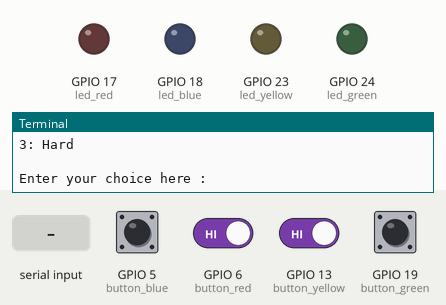
Recording of a program running on a simulated Raspberry Pi (BCM pin numbers). Parts: output pins drawn as LEDs (lit = HIGH), the last lines printed to the terminal. Dashed ring = blinking. The test bench sets the inputs (shaded band); at power-on: GPIO 5 (button_blue), GPIO 6 (button_red), GPIO 13 (button_yellow), GPIO 19 (button_green) HIGH. Random numbers come from a fixed seed.

Above: at 1.2 s.
1.3 s: "5" typed at the terminal, then Enter
At 2.1 s:
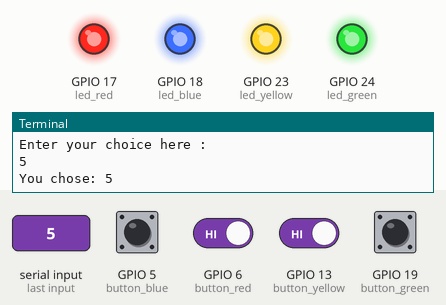
At 2.9 s:
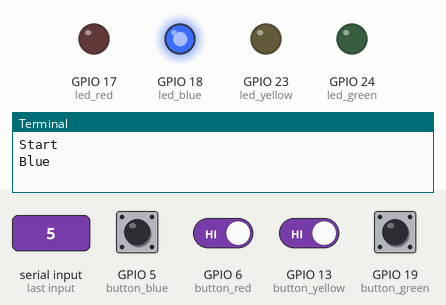
4.3 s: GPIO 6 (button_red) driven LOW and GPIO 13 (button_yellow) driven LOW
At 8.65 s:
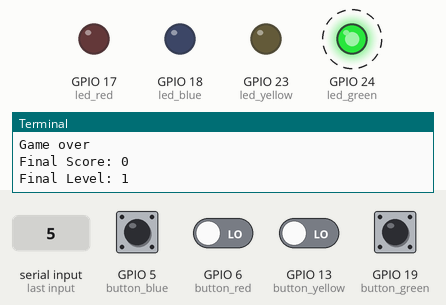
Timing chart, 0 to 13.3 s (numbered marks = the images above; inputs shaded):
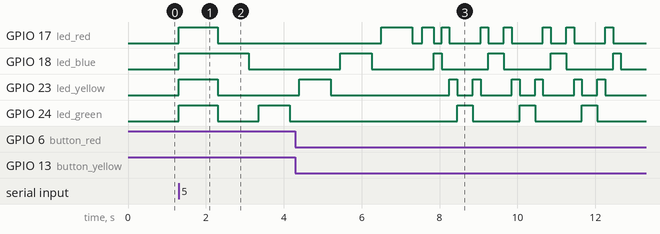

Measured:
- after the input at 1.3 s, GPIO 17 (led_red), GPIO 23 (led_yellow): LOW → HIGH at once, → LOW 1.0 s later; GPIO 18 (led_blue): LOW → HIGH at once, → LOW 1.8 s later; GPIO 24 (led_green): LOW → HIGH at once, → LOW 1.0 s later, → HIGH 1.1 s later, → LOW 0.80 s later
- after the input at 4.3 s, GPIO 24 (led_green): alternates HIGH for 0.40 s and LOW for 1.2 s, starting after 4.2 s

The program:

SIMON.py
```python
from gpiozero import Button, LED
from time import sleep
import random
from collections import defaultdict

# ----------------------------
# LED and Button setup
# ----------------------------
led_red = LED(17)
led_blue = LED(18)
led_green = LED(24)
led_yellow = LED(23)

button_red = Button(6)
button_blue = Button(5)
button_green = Button(19)
button_yellow = Button(13)

leds = [led_blue, led_red, led_yellow, led_green]
btns = [button_blue, button_red, button_yellow, button_green]

colour_names = ["Blue", "Red", "Yellow", "Green"]

start_delay = 0.8
end_delay = 0.3
delay_step = 0.07

LB_FILE = "Lb.txt"
max_entries = 20  # only keep top 20 scores

# ----------------------------
# Smart Random Generator
# ----------------------------
class SmartRandom:
    def __init__(self, max_gap=6):
        self.last_seen = {1: -1, 2: -1, 3: -1, 4: -1}
        self.transitions = defaultdict(float)
        self.sequence_length = 0
        self.max_gap = max_gap
        self.sequence = []

    def next(self):
        i = self.sequence_length + 1
        numbers = [1, 2, 3, 4]
        weights = []

        for n in numbers:
            w = 1.0
            if self.sequence:
                prev = self.sequence[-1]
                w /= (1 + self.transitions[(prev, n)])
            if self.sequence and self.sequence[-1] == n:
                w *= 0.5
            if len(self.sequence) >= 2 and self.sequence[-1] == self.sequence[-2] == n:
                w *= 0.1
            if len(self.sequence) >= 3 and self.sequence[-3] == self.sequence[-1] and self.sequence[-2] == n:
                w *= 0.3

            gap = i - self.last_seen[n]
            if gap > self.max_gap:
                w *= 5.0
            else:
                w *= (1 + gap * 0.1)

            weights.append(w)

        x = random.choices(numbers, weights=weights)[0]

        while len(self.sequence) >= 3 and self.sequence[-1] == self.sequence[-2] == self.sequence[-3] == x:
            x = random.choice(numbers)

        # Update memory
        self.sequence.append(x)
        self.last_seen[x] = i
        if len(self.sequence) >= 2:
            self.transitions[(self.sequence[-2], self.sequence[-1])] += 1
        for k in self.transitions:
            self.transitions[k] *= 0.98

        self.sequence_length += 1
        return x - 1  # Convert 1-4 to 0-3 for LEDs/buttons

# ----------------------------
# Helper Functions
# ----------------------------
def index_to_colour(i):
    return colour_names[i]

def get_lb_file(difficulty):
    return {1: "lbeasy.txt", 2: "lbmedium.txt", 3: "lbhard.txt"}.get(difficulty, "Lb.txt")

def start_game():
    for led in leds:
        led.on()
    sleep(1)
    for led in leds:
        led.off()

def display_sequence(sequence, delay):
    print("Start")
    for j in sequence:
        led = leds[j]
        led.on()
        print(index_to_colour(j))
        sleep(delay)
        led.off()
        sleep(0.25)

def press():
    while True:
        if button_blue.is_pressed:
            return 0
        if button_red.is_pressed:
            return 1
        if button_yellow.is_pressed:
            return 2
        if button_green.is_pressed:
            return 3
        sleep(0.01)

def player_sequence(sequence):
    print("Your Turn")
    for exp in sequence:
        pressed = press()
        print(index_to_colour(pressed))
        leds[pressed].on()
        sleep(0.3)
        leds[pressed].off()
        if pressed != exp:
            print("Wrong button!")
            return False
    return True

def menu():
    print("""Choose difficulty
1: Easy
2: Medium
3: Hard
""")
    difficulty = int(input("Enter your choice here : "))
    print(f"You chose: {difficulty}")
    return difficulty

def success_animation():
    for _ in range(2):
        for led in leds:
            led.on()
        sleep(0.2)
        for led in leds:
            led.off()
        sleep(0.2)

def load_leaderboard(difficulty):
    leaderboard = []
    LB_FILE = get_lb_file(difficulty)
    try:
        with open(LB_FILE, "r") as f:
            for line in f:
                name, score, level = line.strip().split(",")
                leaderboard.append((name, int(score), int(level)))
    except FileNotFoundError:
        pass
    return leaderboard

def save_leaderboard(leaderboard, difficulty):
    LB_FILE = get_lb_file(difficulty)
    with open(LB_FILE, "w") as f:
        for entry in leaderboard[:max_entries]:
            f.write(f"{entry[0]},{entry[1]},{entry[2]}\n")

def show_leaderboard(difficulty):
    leaderboard = load_leaderboard(difficulty)
    print("\n========== LEADERBOARD ==========\n")
    if not leaderboard:
        print("No scores yet!")
        return
    for i, (name, score, level) in enumerate(leaderboard[:max_entries], start=1):
        print(f"{i}. {name} - Score: {score}, Level: {level}")
    print("================================\n")

def update_leaderboard(name, score, level, difficulty):
    leaderboard = load_leaderboard(difficulty)
    leaderboard.append((name, score, level))
    leaderboard.sort(key=lambda x: (-x[1], -x[2]))
    save_leaderboard(leaderboard, difficulty)

def game_over(score, level, difficulty):
    print("Game over")
    print("Final Score:", score)
    print("Final Level:", level)

    # LED animation
    for _ in range(3):
        for led in leds:
            led.on()
            sleep(0.2)
            led.off()
        for led in reversed(leds):
            led.on()
            sleep(0.2)
            led.off()

    name = input("Enter Your name: ")
    update_leaderboard(name, score, level, difficulty)
    show_leaderboard(difficulty)
    print("Press any button to restart...")
    press()

# ----------------------------
# Main Function
# ----------------------------
def main():
    global sequence
    sequence = []
    score = 0
    level = 0

    difficulty = menu()
    start_game()
    current_delay = start_delay

    smart_gen = SmartRandom()  # Smart random generator

    while True:
        for _ in range(difficulty):
            r = smart_gen.next()
            sequence.append(r)

        level += 1
        print("Level:", level)
        print("Sequence:", [index_to_colour(i) for i in sequence])

        display_sequence(sequence, current_delay)
        current_delay = max(end_delay, current_delay - delay_step)

        if not player_sequence(sequence):
            game_over(score, level, difficulty)
            break

        success_animation()
        score += len(sequence)
        print("+", len(sequence), "points")
        print("Score:", score)

# ----------------------------
# Start Game Loop
# ----------------------------
if __name__ == "__main__":
    while True:
        main()
```
